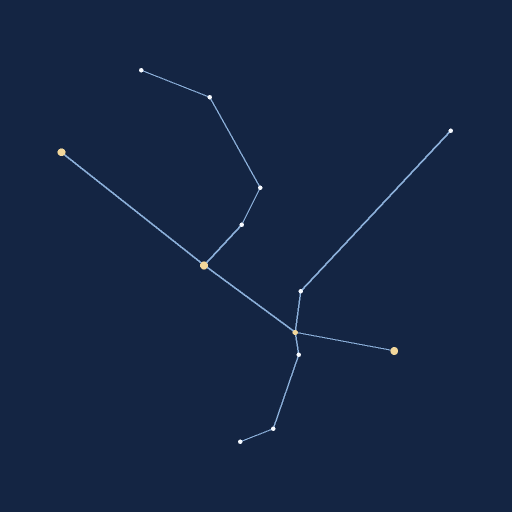
#> input picture constellation-booth/scripts/shape-refs/andromeda-stars.png, 1024 x 1024 px, given in place of aries.png, which was not available (shown at 1/2 size)
$ python optimize-card-art.py shape-refs
#> lines starting #> are read from the running program, lines starting #| are printed output that depends on the picture; after the words box and inside, x2 and y2 are one past the last pixel; in counts of white or black regions, pixels touching at a corner belong together; pictures that were not available may be replaced by others from this repository, and a replacement may not be noted
#!/usr/bin/env python3
"""생성된 카드 일러스트 원본(PNG)을 검수 후 앱용 WebP 로 변환한다.

사용법:
    python3 scripts/optimize-card-art.py <원본 폴더> [--width 900] [--quality 82]

- 12장 모두 같은 크기(기본 900×1350, 2:3)로 맞추고 가장자리 배경색을 카드 남색(#142543)으로 통일한다.
- 출력: apps/fortune/public/art/<id>.webp
"""
import argparse
from pathlib import Path

from PIL import Image, ImageChops

ROOT = Path(__file__).resolve().parent.parent
OUT = ROOT / "apps" / "fortune" / "public" / "art"
IDS = ["aries", "taurus", "gemini", "cancer", "leo", "virgo", "libra", "scorpio", "sagittarius", "capricorn", "aquarius", "pisces"]
NAVY = (20, 37, 67)


def main() -> None:
    ap = argparse.ArgumentParser()
    ap.add_argument("src")
    ap.add_argument("--width", type=int, default=900)
    ap.add_argument("--quality", type=int, default=82)
    args = ap.parse_args()
    src = Path(args.src)
    OUT.mkdir(parents=True, exist_ok=True)
    w = args.width
    h = int(w * 1.5)
    total = 0
    for zid in IDS:
        im = Image.open(src / f"{zid}.png").convert("RGB")
#> im is the input picture: PIL image 1024x1024 RGB; mean R, G, B 21, 38, 68
        # 모서리 4곳의 평균색이 남색에서 크게 벗어나면 보고 (배경 통일 검수)
        corners = [im.getpixel((2, 2)), im.getpixel((im.width - 3, 2)), im.getpixel((2, im.height - 3)), im.getpixel((im.width - 3, im.height - 3))]
#> corners = [(20, 37, 67), (20, 37, 67), (20, 37, 67), (20, 37, 67)]
        drift = max(sum(abs(c[i] - NAVY[i]) for i in range(3)) for c in corners)
#> drift = 0
        im = im.resize((w, h), Image.LANCZOS)
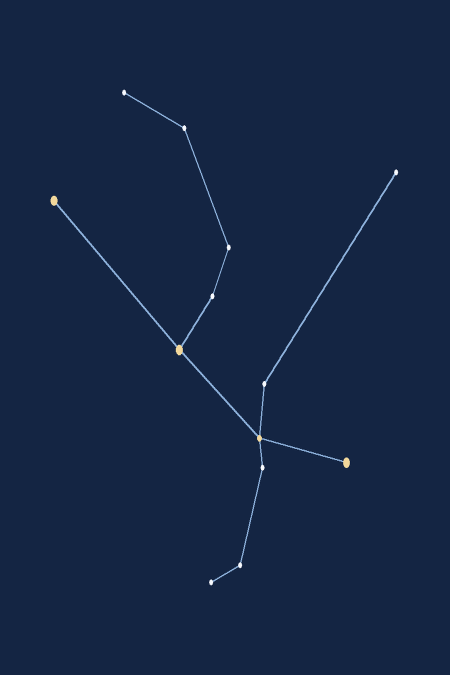
#> im: PIL image 900x1350 RGB (shown at 1/2 size); mean R, G, B 21, 38, 68
        # 가장자리 1.5% 를 남색으로 부드럽게 섞어 카드 안에서 경계가 보이지 않게 한다.
        bg = Image.new("RGB", (w, h), NAVY)
        mask = Image.new("L", (w, h), 0)
#> mask: PIL image 900x1350 L; every value is 0
        m = int(w * 0.015)
        mask.paste(255, (m, m, w - m, h - m))
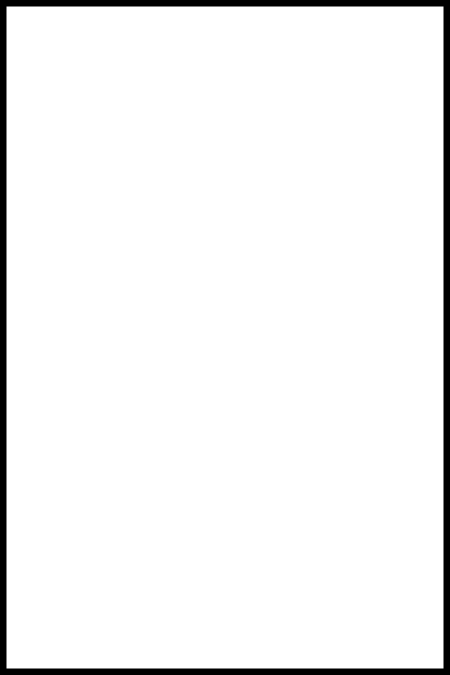
#> mask: PIL image 900x1350 L (shown at 1/2 size); 95.2% white; 1 black region, box (x1, y1, x2, y2) and area: (0, 0, 900, 1350) 57824
        mask = mask.filter(__import__("PIL.ImageFilter", fromlist=["GaussianBlur"]).GaussianBlur(m))
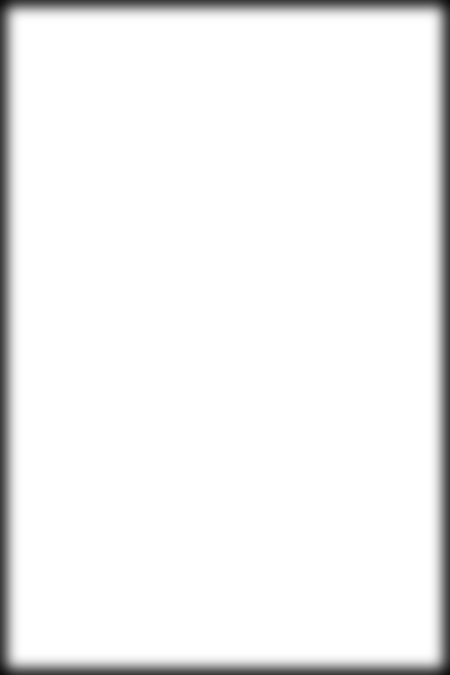
#> mask: PIL image 900x1350 L (shown at 1/2 size); min 13, max 255, mean 242.2
        im = Image.composite(im, bg, mask)
        out = OUT / f"{zid}.webp"
        im.save(out, "WEBP", quality=args.quality, method=6)
#> (the run stopped early here; a loop or call above may not have finished)

$ run again, on constellation-booth/scripts/shape-refs/aries-stars.png
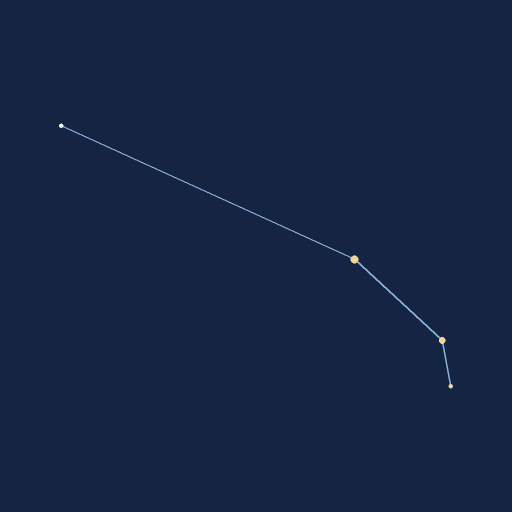
#> input picture constellation-booth/scripts/shape-refs/aries-stars.png, 1024 x 1024 px, given in place of aries.png, which was not available (shown at 1/2 size)
#> in main, im is the input picture: PIL image 1024x1024 RGB; mean R, G, B 20.4, 37.4, 67.4
#> corners = [(20, 37, 67), (20, 37, 67), (20, 37, 67), (20, 37, 67)]
#> drift = 0
#> in main, `im = im.resize((w, h), Image.LANCZOS)`:
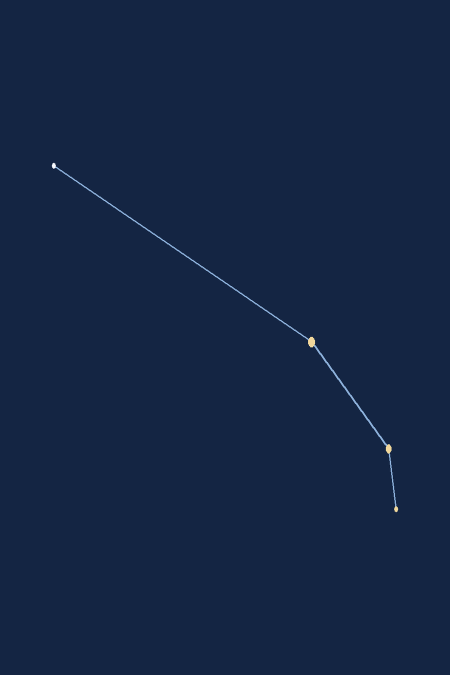
#> im: PIL image 900x1350 RGB (shown at 1/2 size); mean R, G, B 20.4, 37.4, 67.4

$ run again, on constellation-booth/scripts/shape-refs/auriga-stars.png
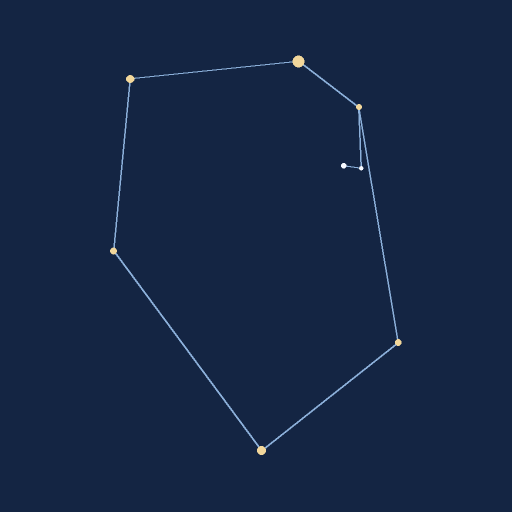
#> input picture constellation-booth/scripts/shape-refs/auriga-stars.png, 1024 x 1024 px, given in place of aries.png, which was not available (shown at 1/2 size)
#> in main, im is the input picture: PIL image 1024x1024 RGB; mean R, G, B 21.1, 38.1, 68.1
#> corners = [(20, 37, 67), (20, 37, 67), (20, 37, 67), (20, 37, 67)]
#> drift = 0
#> in main, `im = im.resize((w, h), Image.LANCZOS)`:
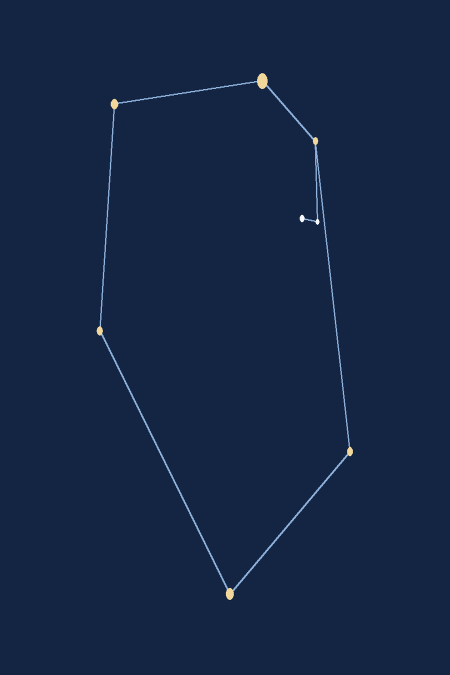
#> im: PIL image 900x1350 RGB (shown at 1/2 size); mean R, G, B 21.1, 38.1, 68.1

$ run again, on constellation-booth/scripts/shape-refs/cassiopeia-stars.png
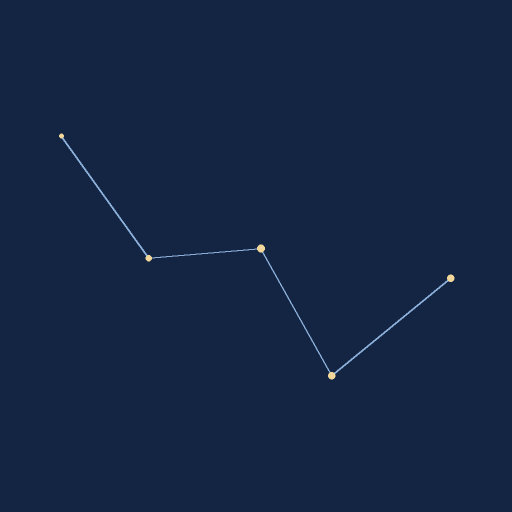
#> input picture constellation-booth/scripts/shape-refs/cassiopeia-stars.png, 1024 x 1024 px, given in place of aries.png, which was not available (shown at 1/2 size)
#> in main, im is the input picture: PIL image 1024x1024 RGB; mean R, G, B 20.5, 37.6, 67.5
#> corners = [(20, 37, 67), (20, 37, 67), (20, 37, 67), (20, 37, 67)]
#> drift = 0
#> in main, `im = im.resize((w, h), Image.LANCZOS)`:
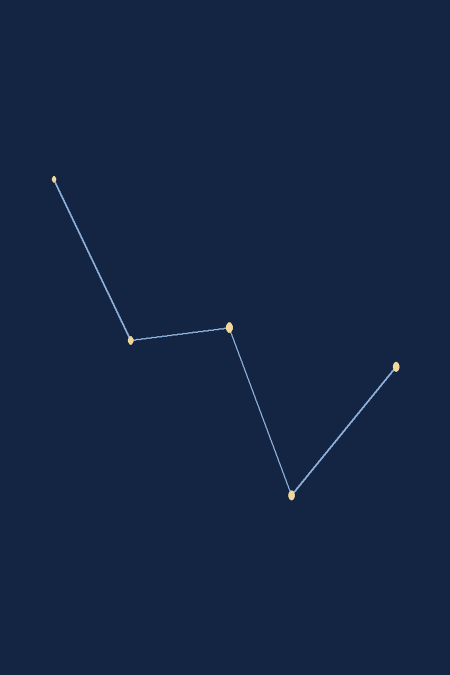
#> im: PIL image 900x1350 RGB (shown at 1/2 size); mean R, G, B 20.5, 37.6, 67.5
